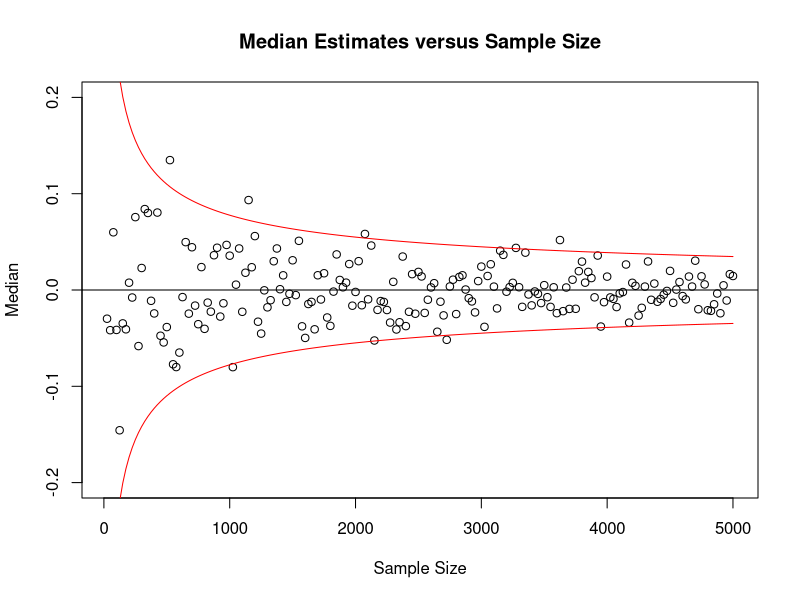

This figure's R source:
set.seed(127)
quant <- numeric(0)
for (k in seq(from = 25, to = 5000, by = 25)){
  x <- rnorm(k, mean = 0, sd = 1)
  quant <- rbind(quant, quantile(x, probs = 0.5, type = 7))
}

size <- seq(from = 25, to = 5000, by = 25)

c1 <- qnorm(0.975,0,1,lower.tail = T)
c2 <- qnorm(0.025,0,1,lower.tail = T)

plot(size, quant, main = "Median Estimates versus Sample Size", xlab = "Sample Size", ylab = "Median", ylim = c(-0.2,0.2))
abline(h = 0.0)
lines(size, c1*sqrt(0.5*0.5/(size*dnorm(0,0,1)**2)), col = "red")
lines(size, c2*sqrt(0.5*0.5/(size*dnorm(0,0,1)**2)), col = "red")
